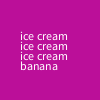
Frame 1 (no input)
Frame 60 (the mouse pressed at the canvas centre just before this capture): identical to frame 1, image omitted
Frame 120 (the mouse held since frame 60 and released just before this capture): identical to frame 1, image omitted

The Processing sketch that drew this single still picture (run headless with seeded random() and noise(); from frame 60 on, the mouse is pressed at the canvas centre):

// Processing sketch: BananaSplit
// ── BananaSplit.pde
String word = "ice cream";
int y = 30;

void setup() {
  
  background(187, 15, 153);
  
  for(int i = 0; i < 3; i++) {
 
    text(word, 20, y+=10);
  
  }
  
  text("banana", 20, 70);
  
}

void draw() {
  
}
